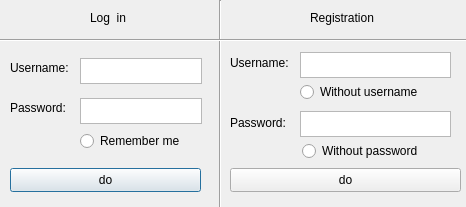
<?xml version="1.0" encoding="UTF-8"?>
<ui version="4.0">
 <class>RegistrationWindow</class>
 <widget class="QDialog" name="RegistrationWindow">
  <property name="geometry">
   <rect>
    <x>0</x>
    <y>0</y>
    <width>466</width>
    <height>207</height>
   </rect>
  </property>
  <property name="windowTitle">
   <string>Dialog</string>
  </property>
  <widget class="QLabel" name="label_Login_Username">
   <property name="geometry">
    <rect>
     <x>10</x>
     <y>58</y>
     <width>62</width>
     <height>20</height>
    </rect>
   </property>
   <property name="text">
    <string>Username:</string>
   </property>
  </widget>
  <widget class="QLabel" name="label_Login_Password">
   <property name="geometry">
    <rect>
     <x>10</x>
     <y>98</y>
     <width>62</width>
     <height>20</height>
    </rect>
   </property>
   <property name="text">
    <string>Password:</string>
   </property>
  </widget>
  <widget class="QTextEdit" name="textEdit_login_username">
   <property name="geometry">
    <rect>
     <x>80</x>
     <y>58</y>
     <width>122</width>
     <height>26</height>
    </rect>
   </property>
  </widget>
  <widget class="QTextEdit" name="textEdit_login_password">
   <property name="geometry">
    <rect>
     <x>80</x>
     <y>98</y>
     <width>122</width>
     <height>26</height>
    </rect>
   </property>
  </widget>
  <widget class="Line" name="line_between">
   <property name="geometry">
    <rect>
     <x>210</x>
     <y>0</y>
     <width>20</width>
     <height>321</height>
    </rect>
   </property>
   <property name="orientation">
    <enum>Qt::Vertical</enum>
   </property>
  </widget>
  <widget class="QPushButton" name="pushButton_do_Login">
   <property name="geometry">
    <rect>
     <x>10</x>
     <y>168</y>
     <width>191</width>
     <height>24</height>
    </rect>
   </property>
   <property name="text">
    <string>do</string>
   </property>
  </widget>
  <widget class="QTextEdit" name="textEdit_reg_username">
   <property name="geometry">
    <rect>
     <x>300</x>
     <y>52</y>
     <width>151</width>
     <height>26</height>
    </rect>
   </property>
  </widget>
  <widget class="QLabel" name="label_Reg_Username">
   <property name="geometry">
    <rect>
     <x>230</x>
     <y>58</y>
     <width>61</width>
     <height>10</height>
    </rect>
   </property>
   <property name="text">
    <string>Username:</string>
   </property>
  </widget>
  <widget class="QRadioButton" name="radioButton_Withoutusername">
   <property name="geometry">
    <rect>
     <x>300</x>
     <y>81</y>
     <width>150</width>
     <height>22</height>
    </rect>
   </property>
   <property name="text">
    <string>Without username</string>
   </property>
  </widget>
  <widget class="QPushButton" name="pushButton_do_Registration">
   <property name="geometry">
    <rect>
     <x>230</x>
     <y>168</y>
     <width>231</width>
     <height>24</height>
    </rect>
   </property>
   <property name="text">
    <string>do</string>
   </property>
  </widget>
  <widget class="QTextEdit" name="textEdit_reg_password">
   <property name="geometry">
    <rect>
     <x>300</x>
     <y>111</y>
     <width>151</width>
     <height>26</height>
    </rect>
   </property>
  </widget>
  <widget class="QLabel" name="label_Reg_Password">
   <property name="geometry">
    <rect>
     <x>230</x>
     <y>118</y>
     <width>61</width>
     <height>10</height>
    </rect>
   </property>
   <property name="text">
    <string>Password:</string>
   </property>
  </widget>
  <widget class="QRadioButton" name="radioButton_withoutpassword">
   <property name="geometry">
    <rect>
     <x>302</x>
     <y>140</y>
     <width>150</width>
     <height>22</height>
    </rect>
   </property>
   <property name="text">
    <string>Without password</string>
   </property>
  </widget>
  <widget class="QRadioButton" name="radioButton_rememberme">
   <property name="geometry">
    <rect>
     <x>80</x>
     <y>130</y>
     <width>110</width>
     <height>22</height>
    </rect>
   </property>
   <property name="text">
    <string>Remember me</string>
   </property>
  </widget>
  <widget class="Line" name="line_hozi">
   <property name="geometry">
    <rect>
     <x>0</x>
     <y>30</y>
     <width>471</width>
     <height>20</height>
    </rect>
   </property>
   <property name="orientation">
    <enum>Qt::Horizontal</enum>
   </property>
  </widget>
  <widget class="QLabel" name="label_LogIn">
   <property name="geometry">
    <rect>
     <x>90</x>
     <y>10</y>
     <width>60</width>
     <height>16</height>
    </rect>
   </property>
   <property name="text">
    <string>Log  in</string>
   </property>
  </widget>
  <widget class="QLabel" name="label_Registration">
   <property name="geometry">
    <rect>
     <x>310</x>
     <y>10</y>
     <width>81</width>
     <height>16</height>
    </rect>
   </property>
   <property name="text">
    <string>Registration</string>
   </property>
  </widget>
 </widget>
 <resources/>
 <connections/>
</ui>
